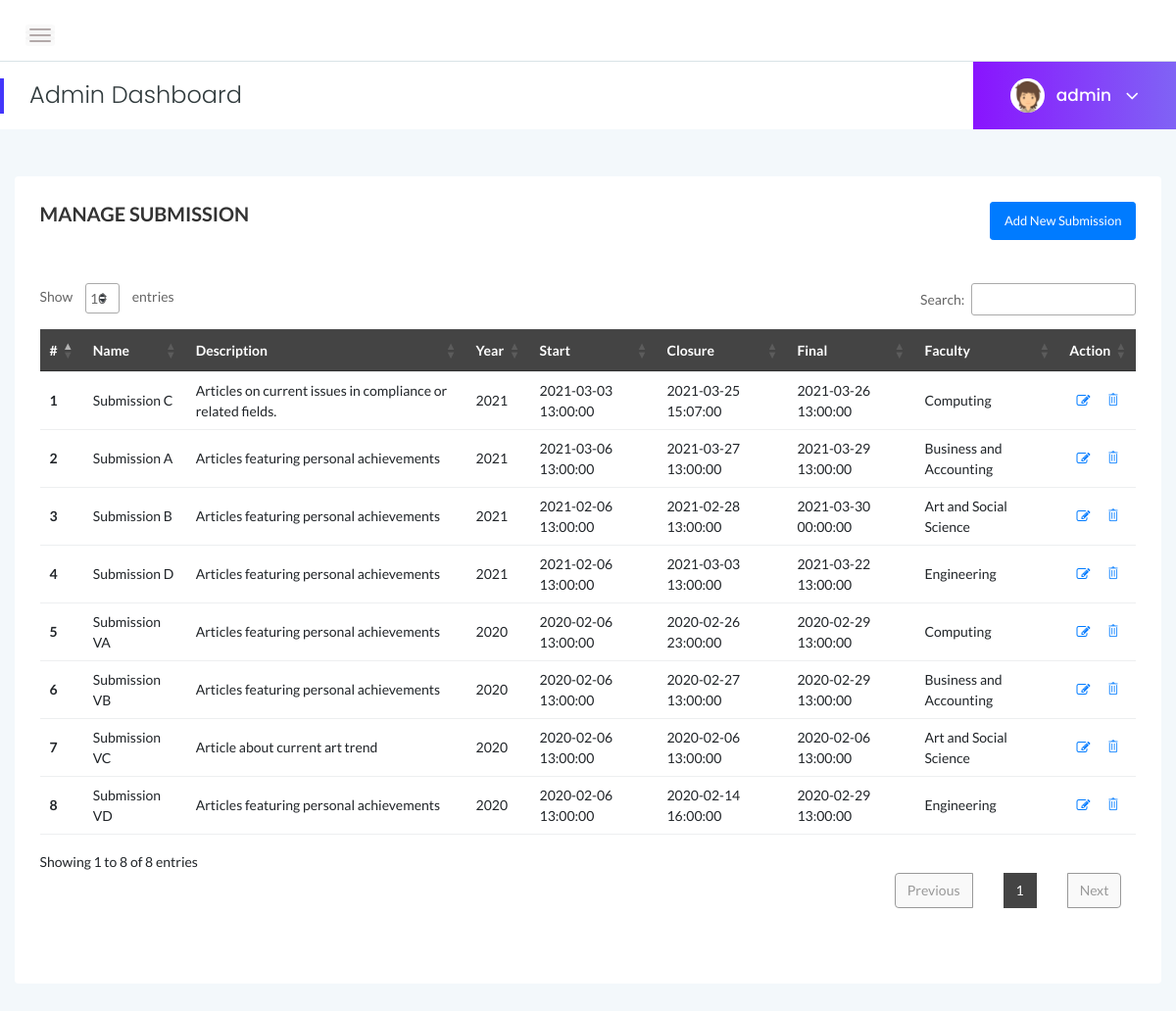
The page /closure-date.php (signed in) on the database as committed earlier.
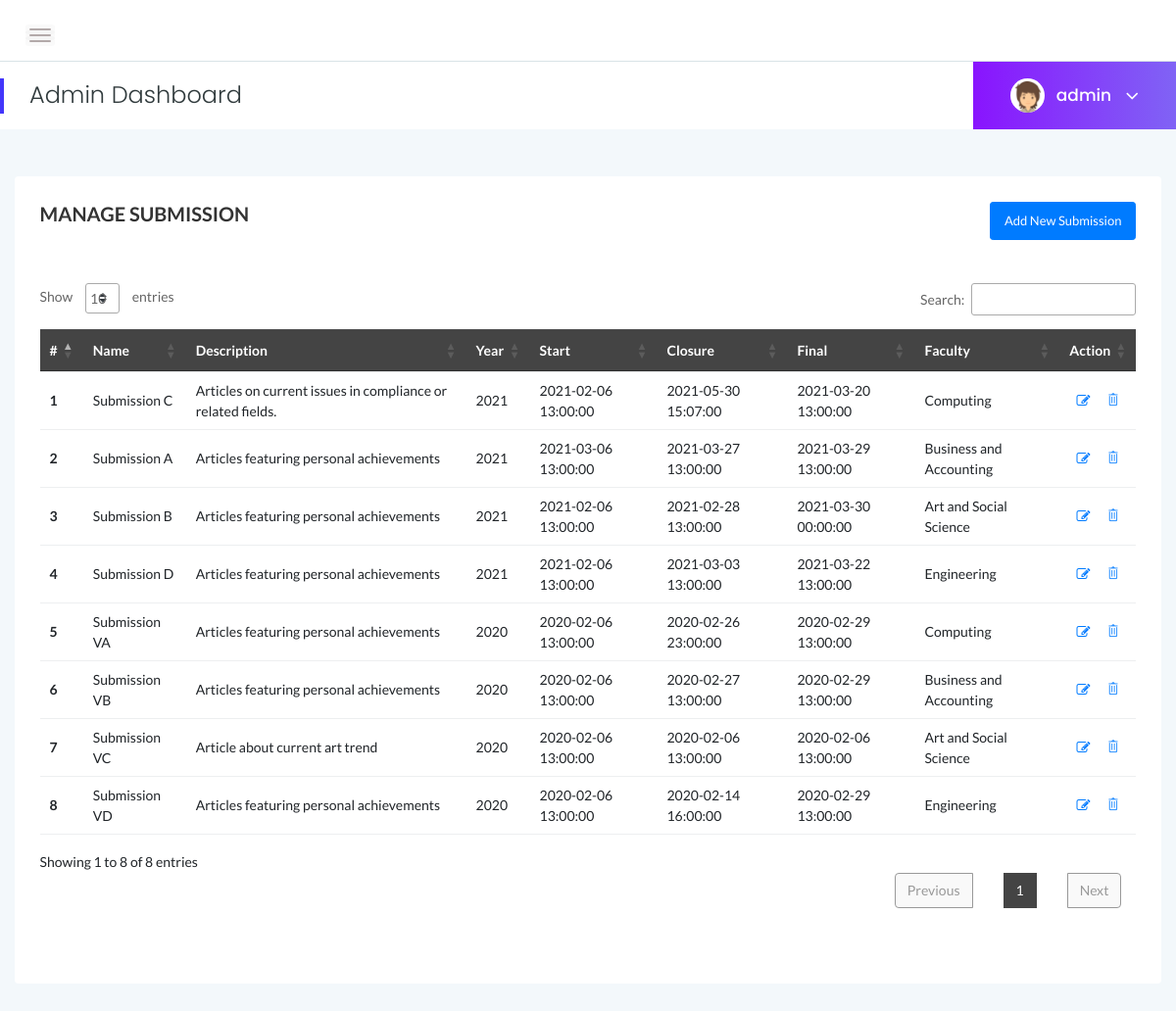
The same page on the database as committed later.
### tables this page shows
CREATE TABLE `submission` (
  `SubmissionID` int(11) NOT NULL,
  `SubmissionStartDate` datetime NOT NULL,
  `SubmissionClosureDate` datetime NOT NULL,
  `SubmissionFinalDate` datetime NOT NULL,
  `AcademicYear` year(4) NOT NULL,
  `SubmissionName` varchar(255) NOT NULL,
  `SubmissionDescription` varchar(255) NOT NULL,
  `SubmissionStatus` varchar(255) NOT NULL,
  `FacultyID` int(11) NOT NULL
);

CREATE TABLE `faculty` (
  `FacultyID` int(11) NOT NULL,
  `FacultyName` varchar(255) NOT NULL
);

### include/function.php (called while the page is built, shortened)
<?php
function urlsafe_b64encode($string) {
    $data = base64_encode($string);
    $data = str_replace(array('+','/','='),array('-','_',''),$data);
    return $data;
}
                 ?>

### closure-date.php (the view, shortened to what the changed rows need)
<?php
include 'include/function.php';
  ?>
<!doctype html>
<html class="no-js" lang="en">
<head>
    <link rel="stylesheet" href="assets/css/bootstrap.min.css">
    <link rel="stylesheet" href="assets/css/font-awesome.min.css">
    <link rel="stylesheet" href="assets/css/themify-icons.css">
    <link rel="stylesheet" href="assets/css/metisMenu.css">
    <link rel="stylesheet" href="assets/css/owl.carousel.min.css">
    <link rel="stylesheet" href="assets/css/slicknav.min.css">
    <link rel="stylesheet" href="https://www.amcharts.com/lib/3/plugins/export/export.css" type="text/css" media="all" />
    <link rel="stylesheet" href="assets/css/typography.css">
    <link rel="stylesheet" href="assets/css/default-css.css">
    <link rel="stylesheet" href="assets/css/styles.css">
    <link rel="stylesheet" href="assets/css/responsive.css">
    <link rel="stylesheet" type="text/css" href="https://cdn.datatables.net/1.10.19/css/jquery.dataTables.css">
    <link rel="stylesheet" type="text/css" href="https://cdn.datatables.net/1.10.18/css/dataTables.bootstrap4.min.css">
    <link rel="stylesheet" type="text/css" href="https://cdn.datatables.net/responsive/2.2.3/css/responsive.bootstrap.min.css">
    <link rel="stylesheet" type="text/css" href="https://cdn.datatables.net/responsive/2.2.3/css/responsive.jqueryui.min.css">
    <link rel="stylesheet" href="assets/css/yearpicker.css" />
</head>
<body>
    <div class="page-container">
        <div class="main-content">
            <div class="main-content-inner">
              <div class="row">
                    <div class="col-12 mt-5">
                         <div class="card">
                            <div class="card-body">
                               <br><br>
                                <div class="single-table">
                                <div class="data-tables datatable-dark">
                                    <table id="dataTable3" >
                                        <thead class="text-capitalize">
                                                <tr>
                                                    <th scope="col">#</th>
                                                    <th scope="col">Name</th>
                                                    <th scope="col">Description</th>
                                                    <th scope="col">Year</th>
                                                    <th scope="col">Start</th>
                                                    <th scope="col">Closure</th>
                                                    <th scope="col">Final</th>
                                                    <th scope="col">Faculty</th>
                                                    <th scope="col">Action</th>
                                                </tr>
                                            </thead>
                                            <tbody>
                                            <?php
                                                $query = "SELECT * FROM  submission INNER JOIN faculty ON submission.FacultyID = faculty.FacultyID  ;";
                                                $result = $conn->query($query);
                                                if($result->rowCount() > 0){
                                                    while($row = $result->fetch()){
                                                        echo "<tr>";
                                                                echo "<th scope='row'>".$row['SubmissionID']."</th>";
                                                                echo "<td>".$row['SubmissionName']."</td>";
                                                                echo "<td>".$row['SubmissionDescription']."</td>";
                                                                echo "<td>".$row['AcademicYear']."</td>";
                                                                echo "<td>".$row['SubmissionStartDate']."</td>";
                                                                echo "<td>".$row['SubmissionClosureDate']."</td>";
                                                                echo "<td>".$row['SubmissionFinalDate']."</td>";
                                                                echo "<td>".$row['FacultyName']."</td>";
                                                                echo "<td>
                                                                <ul class='d-flex justify-content-center'>
                                                                    <li class='mr-3'> <a href='update-submission.php?id=".urlsafe_b64encode($row['SubmissionID'])."'><i class='fa fa-edit'></i></a></li>
                                                                    <li> <a href='delete.php?type=closure&id=".urlsafe_b64encode($row['SubmissionID'])."'><i class='ti-trash'></i></a></li>
                                                                </ul>
                                                                </td>";
                                                            }
                                                        } else {
                                                            echo "No results";
                                                        }
                                                    	 ?>
                                                </tr>
                                            </tbody>
                                        </table>
                                    </div>
                                </div>
                                <br><br>
                            </div>
                        </div>
        </div>
    </div>
</body>
</html>

Rows that differ between the two databases and show on the page:
changed submission "Submission C": SubmissionStartDate "2021-03-03 13:00:00" → "2021-02-06 13:00:00"; SubmissionClosureDate "2021-03-25 15:07:00" → "2021-05-30 15:07:00"; SubmissionFinalDate "2021-03-26 13:00:00" → "2021-03-20 13:00:00"
